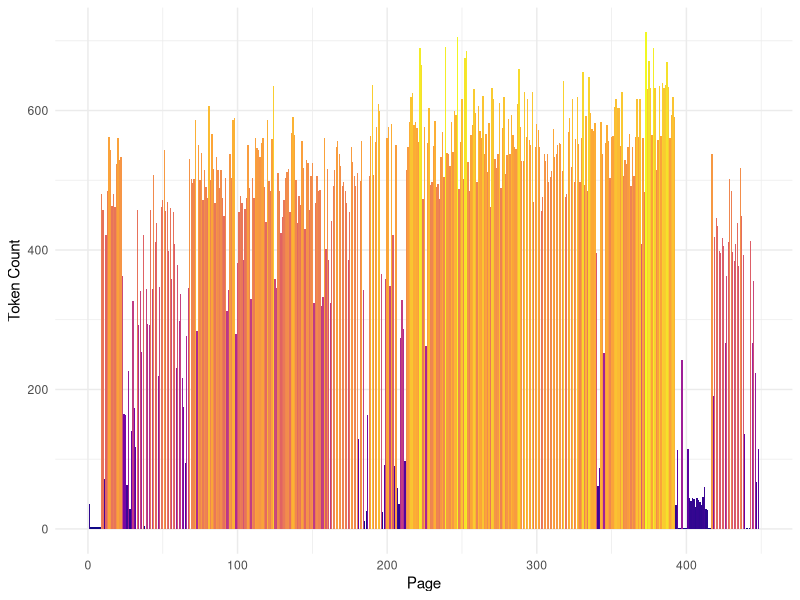

The R source for this figure: (Note: this script raises an error after producing the figure.)
## ---- chunk 1
knitr::opts_chunk$set(
  collapse = TRUE,
  comment = "#>",
  fig.path = "man/figures/README-",
  fig.retina = 2,
  out.width = "100%"
)

library(tidyverse)
library(tidytext)
## ---- chunk 2
report <- read_csv(
  file = "report.csv",
  col_names = c("page", "text", "definition", "NA"),
  col_types = cols(
    page = col_integer(),
    text = col_character(),
    definition = col_character(),
    `NA` = col_character()
  ),
  skip = 2
)
## ---- chunk 3
report %>%
  head() %>%
  knitr::kable()
## ---- chunk 4
tidy_report <- report %>%
  select(page, text) %>%
  unnest_tokens(output = word, input = text)

tidy_report %>%
  top_n(10) %>%
  knitr::kable()
## ---- chunk 5
tidy_report %>%
  count(page) %>%
  ggplot(aes(x = page, y = n, fill = n)) +
  geom_bar(stat = "identity") +
  scale_x_continuous("Page") +
  scale_y_continuous("Token Count") +
  scale_fill_viridis_c(option = "C") +
  guides(fill = FALSE) +
  theme_minimal()
## ---- chunk 6
tidy_report %>%
  count(word) %>%
  arrange(desc(n)) %>%
  anti_join(stop_words, by = "word") %>%
  top_n(10) %>%
  mutate(
    n = scales::comma(n)
  ) %>%
  knitr::kable(.)
## ---- chunk 7
report_sentiment <- tidy_report %>%
  count(page, word) %>%
  left_join(
    y = get_sentiments("afinn"),
    by = "word"
  )
## ---- chunk 8
report_sentiment %>%
  group_by(page) %>%
  summarize(
    score = mean(n * score, na.rm = TRUE)
  ) %>%
  ungroup() %>%
  mutate(
    score = coalesce(score, 0)
  ) %>%
  ggplot(aes(x = page, y = score, fill = score)) +
  geom_bar(stat = "identity") +
  scale_x_continuous("Page") +
  scale_y_continuous("Sentiment Score") +
  scale_fill_viridis_c(option = "C") +
  guides(fill = FALSE) +
  theme_minimal()
## ---- chunk 9
sparse_word_matrix <- tidy_report %>%
  count(page, word) %>%
  bind_tf_idf(word, page, n) %>%
  cast_sparse(page, word, tf_idf)
## ---- chunk 10
words_pca <- irlba::prcomp_irlba(
  x = sparse_word_matrix,
  n = 64,
  scale. = TRUE
)
## ---- chunk 11
summary(words_pca)$importance[2,1:64] %>%
  enframe(.) %>%
  mutate(
    name = fct_reorder(factor(name), desc(value))
  ) %>%
  top_n(10) %>%
  ggplot(aes(x = name, y = value, fill = name)) +
  geom_bar(stat = "identity") +
  scale_y_continuous(name = "Proportion of variance explained") +
  scale_x_discrete("") +
  guides(fill = FALSE) +
  theme_minimal()
## ---- chunk 12
tidied_pca <- bind_cols(
  word = sparse_word_matrix@Dimnames[[2]],
  broom::tidy(words_pca$rotation)
  ) %>%
  gather(PC, Contribution, PC1:PC64)

tidied_pca %>%
  top_n(10) %>%
  knitr::kable()
## ---- chunk 13
tidied_pca %>%
  mutate(
    word = factor(word)
  ) %>%
  filter(PC %in% paste0("PC", 1:4)) %>%
  group_by(PC) %>%
  top_n(30, abs(Contribution)) %>%
  mutate(word = reorder(word, Contribution)) %>%
  ungroup() %>%
  ggplot(aes(word, Contribution, fill = word)) +
  geom_col(show.legend = FALSE, alpha = 0.8) +
  theme_minimal() +
  theme(
    axis.text.x = element_text(angle = 90, hjust = 1, vjust = 0.5), 
    axis.ticks.x = element_blank()
  ) +
  labs(
    x = "Words",
    y = "Relative importance in principle component"
  ) +
  facet_wrap(~ PC, ncol = 2, scales = "free_y") +
  coord_flip()
